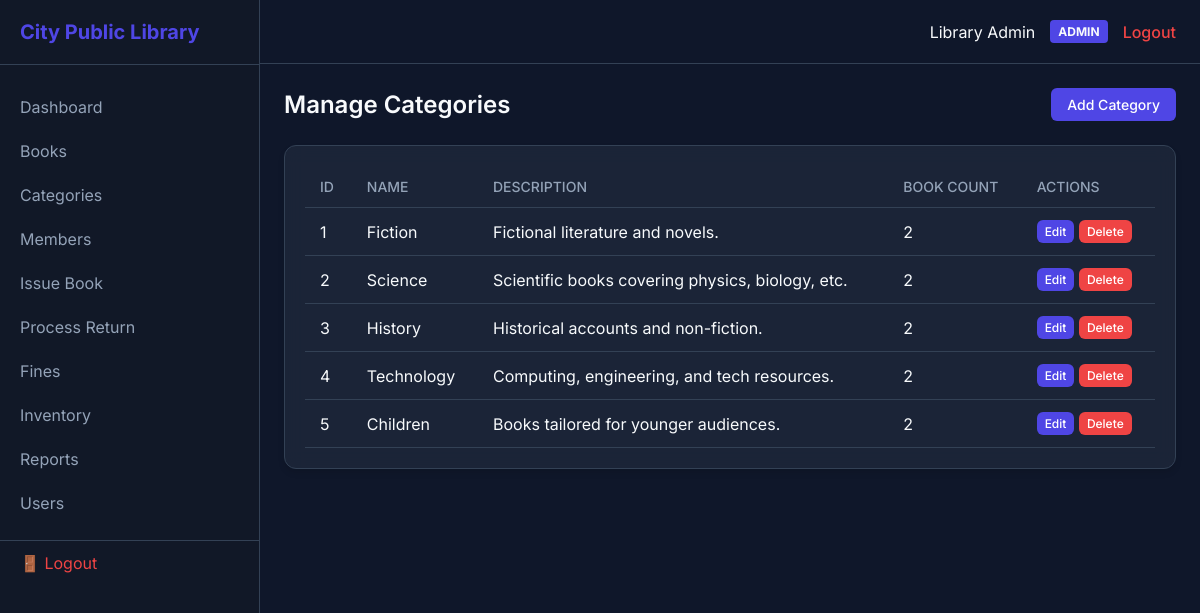
/admin/categories/index.php (signed in), run on the app's committed database.
### tables this page shows
CREATE TABLE `system_settings` (
  `id` int(11) NOT NULL AUTO_INCREMENT,
  `setting_key` varchar(100) NOT NULL,
  `setting_value` text DEFAULT NULL,
  `updated_at` timestamp NOT NULL DEFAULT current_timestamp() ON UPDATE current_timestamp(),
  PRIMARY KEY (`id`),
  UNIQUE KEY `setting_key` (`setting_key`)
);

CREATE TABLE `categories` (
  `id` int(11) NOT NULL AUTO_INCREMENT,
  `name` varchar(100) NOT NULL,
  `description` text DEFAULT NULL,
  `created_at` timestamp NOT NULL DEFAULT current_timestamp(),
  PRIMARY KEY (`id`),
  UNIQUE KEY `name` (`name`)
);

### config/db.php (called while the page is built, shortened)
<?php
function getSiteName(PDO $pdo): string {
    static $name = null;
    if ($name === null) {
        try {
            $stmt = $pdo->prepare("SELECT setting_value FROM system_settings WHERE setting_key='library_name' LIMIT 1");
            $stmt->execute();
            $name = $stmt->fetchColumn() ?: 'City Public Library';
        } catch (Exception $e) {
            $name = 'City Public Library';
        }
    }
    return $name;
}

### admin/categories/index.php (the view, shortened to what this page needs)
<?php
require_once '../../config/db.php';
require_once '../../includes/functions.php';
?>
<!DOCTYPE html>
<html lang="en">
<head>
</head>
<body>
    <div class="sidebar">
        <div class="sidebar-header"><?= getSiteName($pdo) ?></div>
        <div class="sidebar-nav">
            <a href="../dashboard.php" class="sidebar-link">Dashboard</a>
            <a href="../books/index.php" class="sidebar-link">Books</a>
            <a href="../categories/index.php" class="sidebar-link">Categories</a>
            <a href="../members/index.php" class="sidebar-link">Members</a>
            <a href="../issue/index.php" class="sidebar-link">Issue Book</a>
            <a href="../returns/index.php" class="sidebar-link">Process Return</a>
            <a href="../fines/index.php" class="sidebar-link">Fines</a>
            <a href="../inventory/index.php" class="sidebar-link">Inventory</a>
            <a href="../reports/index.php" class="sidebar-link">Reports</a>
            <a href="../users/index.php" class="sidebar-link">Users</a>
                    <a href="../../logout.php" class="sidebar-link" style="color: #ef4444; margin-top: 15px; border-top: 1px solid var(--border);"><i class="fas fa-sign-out-alt"></i> 🚪 Logout</a>
        </div>
    </div>
    <div class="main-wrapper">
        <div class="topbar">
            <div class="topbar-right">
                <span><?= htmlspecialchars($_SESSION["full_name"] ?? "Admin User") ?></span>
                <span class="role-badge"><?= htmlspecialchars($_SESSION["role"] ?? "Admin") ?></span>
                <a href="../../logout.php" class="btn-logout">Logout</a>
            </div>
        </div>
        <div class="content">
            <div class="page-header"><h1 class="page-title">Manage Categories</h1><a href="add.php" class="btn btn-primary">Add Category</a></div>
            <div class="card">
                <table>
                    <thead><tr><th>ID</th><th>Name</th><th>Description</th><th>Book Count</th><th>Actions</th></tr></thead>
                    <tbody>
                        <?php
                        try {
                            $stmt = $pdo->query("SELECT c.*, (SELECT COUNT(*) FROM books WHERE category_id=c.id) as book_count FROM categories c");
                            while($row = $stmt->fetch()) {
                                echo "<tr>
                                    <td>{$row['id']}</td><td>".htmlspecialchars($row['name'])."</td><td>".htmlspecialchars($row['description']??'')."</td>
                                    <td>{$row['book_count']}</td>
                                    <td>
                                        <a href='edit.php?id={$row['id']}' class='btn btn-sm btn-primary'>Edit</a>
                                        <a href='delete.php?id={$row['id']}' class='btn btn-sm btn-danger' onclick='return confirm(\"Delete?\")'>Delete</a>
                                    </td>
                                </tr>";
                            }
                        } catch(Exception $e) {}
                        ?>
                    </tbody>
                </table>
            </div>
        </div>
    </div>
</body>
</html>

### admin/categories/index.php (style rules this page uses)
:root { --bg: #0f172a; --sidebar: #111827; --card-bg: rgba(30, 41, 59, 0.8); --primary: #4f46e5; --primary-hover: #4338ca; --accent: #f59e0b; --success: #10b981; --danger: #ef4444; --text-main: #f8fafc; --text-muted: #94a3b8; --border: #334155; }
* { margin: 0; padding: 0; box-sizing: border-box; font-family: 'Inter', sans-serif; }
body { background-color: var(--bg); color: var(--text-main); display: flex; height: 100vh; overflow: hidden; }
.sidebar { width: 260px; background-color: var(--sidebar); height: 100vh; display: flex; flex-direction: column; border-right: 1px solid var(--border); }
.sidebar-header { padding: 20px; font-size: 1.25rem; font-weight: bold; color: var(--primary); border-bottom: 1px solid var(--border); }
.sidebar-nav { padding: 20px 0; flex-grow: 1; overflow-y: auto; }
.sidebar-link { display: block; padding: 12px 20px; color: var(--text-muted); text-decoration: none; transition: 0.3s; }
.main-wrapper { flex-grow: 1; display: flex; flex-direction: column; height: 100vh; overflow: hidden; }
.topbar { height: 64px; background-color: var(--bg); border-bottom: 1px solid var(--border); display: flex; justify-content: space-between; align-items: center; padding: 0 24px; }
.topbar-right { display: flex; align-items: center; gap: 15px; }
.role-badge { background: var(--primary); padding: 4px 8px; border-radius: 4px; font-size: 0.75rem; font-weight: bold; text-transform: uppercase; }
.btn-logout { color: var(--danger); text-decoration: none; font-weight: 500; }
.content { flex-grow: 1; padding: 24px; overflow-y: auto; }
.page-header { display: flex; justify-content: space-between; align-items: center; margin-bottom: 24px; }
.page-title { font-size: 1.5rem; font-weight: 600; }
.card { background: var(--card-bg); border: 1px solid var(--border); border-radius: 12px; padding: 20px; backdrop-filter: blur(10px); margin-bottom: 24px; box-shadow: 0 4px 6px rgba(0,0,0,0.1); }
table { width: 100%; border-collapse: collapse; }
th, td { padding: 12px 15px; text-align: left; border-bottom: 1px solid var(--border); }
th { color: var(--text-muted); font-weight: 500; font-size: 0.875rem; text-transform: uppercase; }
.btn { display: inline-block; padding: 8px 16px; border-radius: 6px; text-decoration: none; font-weight: 500; cursor: pointer; border: none; font-size: 0.875rem; transition: 0.2s; }
.btn-primary { background-color: var(--primary); color: white; }
.btn-danger { background-color: var(--danger); color: white; }
.btn-sm { padding: 4px 8px; font-size: 0.75rem; }

### data on the page
system_settings: setting_value "City Public Library"
categories: id "1", name "Fiction", description "Fictional literature and novels.", book_count "2"
categories: id "2", name "Science", description "Scientific books covering physics, biology, etc.", book_count "2"
categories: id "3", name "History", description "Historical accounts and non-fiction.", book_count "2"
categories: id "4", name "Technology", description "Computing, engineering, and tech resources.", book_count "2"
categories: id "5", name "Children", description "Books tailored for younger audiences.", book_count "2"

### other printed values
$_SESSION["full_name"] "Library Admin"
$_SESSION["role"] "ADMIN"
